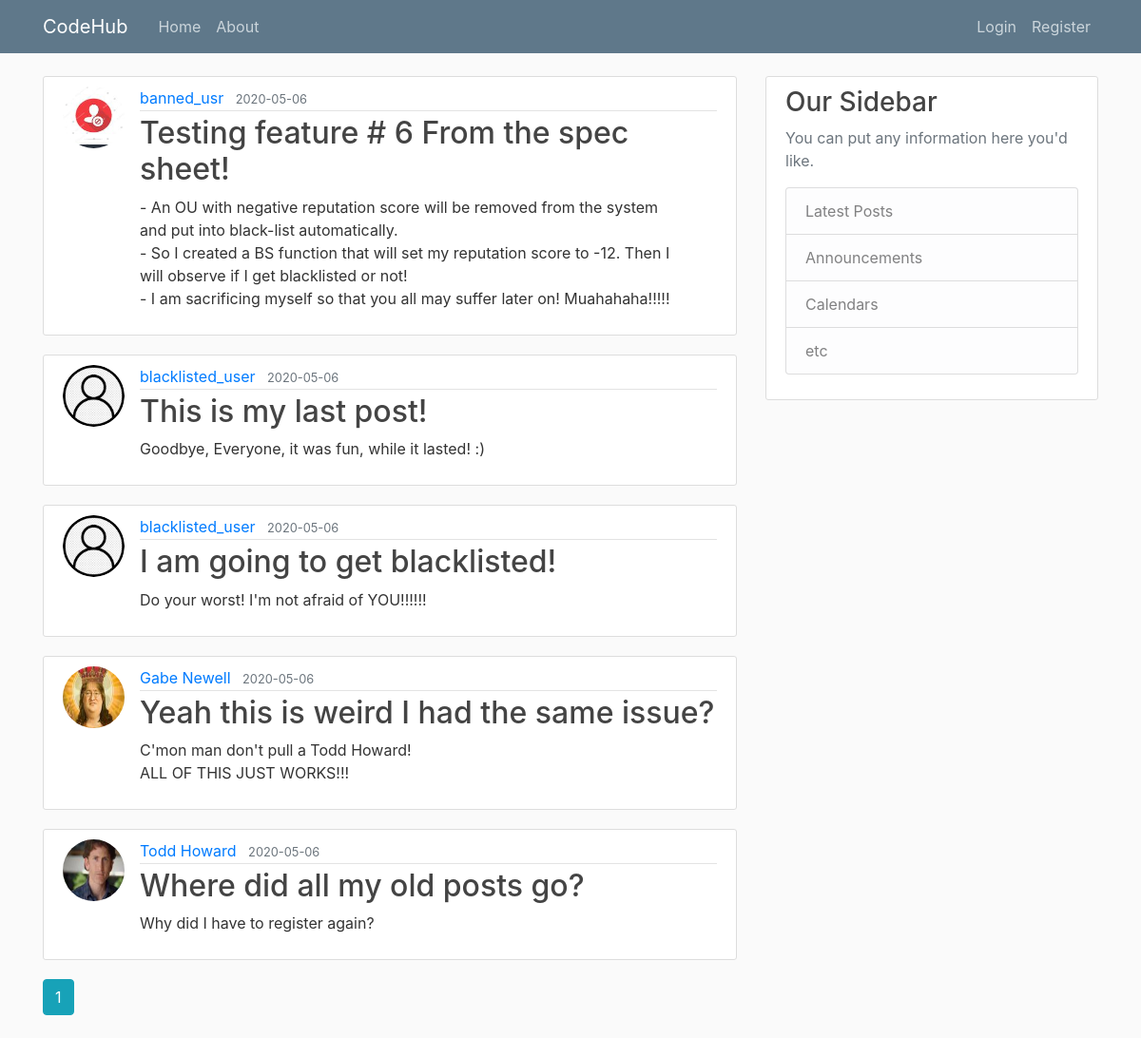
Page /home on the earlier database version.
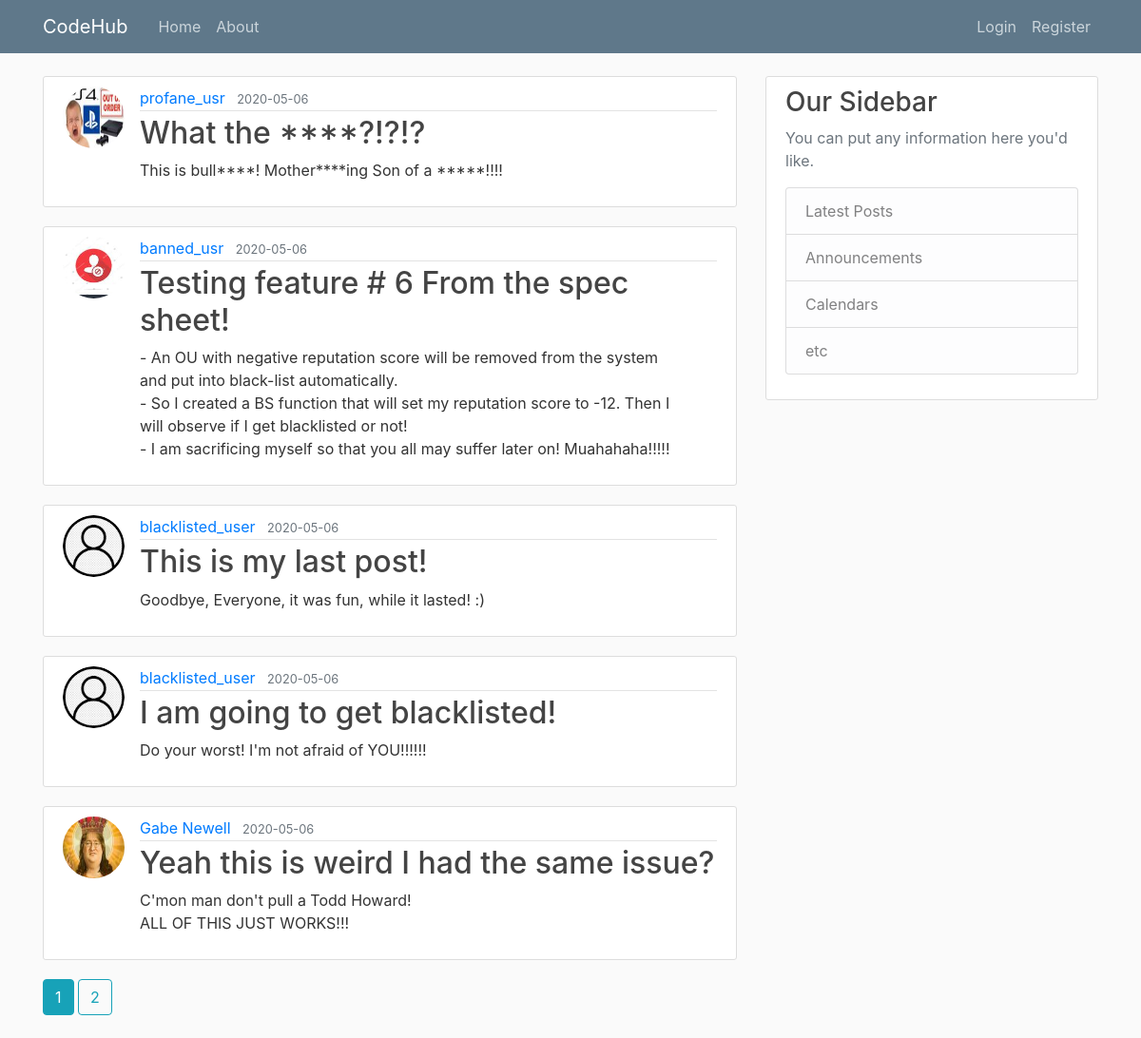
Same page on the later database version.
### app/models.py (models this page shows, shortened)
class Post(db.Model):
    id = db.Column(db.Integer, primary_key=True)                                    # Primary Key
    title = db.Column(db.String(100), nullable=False)                               # Each Post will have a title, with a max(100) characters, uniqueness does not apply, and Null is not allowed!
    date_posted = db.Column(db.DateTime, nullable=False, default=datetime.utcnow)   # Each Post will have a date_posted, with DateTime set to utcnow, current time, and Null is not allowed!
    content = db.Column(db.Text, nullable=False)                                    # Each Post will have a content with no character limit, and Null is not allowed!
    user_id = db.Column(db.Integer, db.ForeignKey('user.id'), nullable=False)       # This is using the user id as a ForeignKey, each post must have an Author, so Null is not allowed!

class User(db.Model, UserMixin):
    id = db.Column(db.Integer, primary_key=True)                                    # Primary Key
    username = db.Column(db.String(20), unique=True, nullable=False)                # Each User will have a username, with a max(20) characters, it must be unique, and Null is not allowed!
    email = db.Column(db.String(120), unique=True, nullable=False)                  # Each User will have an email, with a max(120) characters, it must be unique, and Null is not allowed!
    image_file = db.Column(db.String(20), nullable=False, default='default.jpg')    # Each User will have a defualt profile Image, so uniqueness does not apply, since Null is not allowed!
    password = db.Column(db.String(60), nullable=False)                             # Each User will have passwords, with a max(60) characters, uniqueness does not apply, and Null is not allowed!
    posts = db.relationship('Post', backref='author', lazy=True)                    # This is linked to Posts, Lazy Evaluation is set to: True
    reputation = db.Column(db.Integer, nullable=False, default=10)                  # This has a default value of 10
    chance = db.Column(db.Boolean, nullable=False, default=True)                    # This has a default value of True
    blacklisted = db.Column(db.Boolean, unique=False, default=False)                # This has a default value of False
    compliments=db.Column(db.Integer, unique=False, default=0)                      # This has a default value of 0

class VIP(User):                                # This class inherits the User Class
    def vote_Super_User(self):
        print("This is the election committee place your votes now!")

### app/main/routes.py (the view)
@main.route('/')
@main.route('/home')
def home():                                                                                                         # Testing Complete. I no longer need to use dummy data! Horray!!! :D
    page = request.args.get('page', 1, type=int)                                                                    # We request a page, the default page is 1, of type int
    posts = Post.query.order_by(Post.date_posted.desc()).paginate(page=page, per_page=5)                            # Instead of using query.all(), I've changed this to query.paginate() ...
    if (current_user.is_authenticated and current_user.reputation < 0):         # Feature # 6: From the Spec Sheet!
        blacklist(current_user)
    return render_template('home.html', posts=posts)

### app/templates/home.html
{% extends "template.html" %}
{% block content %}
    {% for post in posts.items %}
        <article class="media content-section">
            <img class="rounded-circle article-img" src="{{ url_for('static', filename='profile_images/' + post.author.image_file ) }}">
            <div class="media-body">
                <div class="article-metadata">
                    <a class="mr-2" href="{{ url_for('users.user_posts', username=post.author.username) }}">{{ post.author.username }}</a>
                    <small class="text-muted">{{ post.date_posted.strftime('%Y-%m-%d') }}</small>
                </div>
                <h2><a class="article-title" href="{{url_for('posts.post', post_id=post.id) }}">{{ post.title }}</a></h2>
                <p class="article-content">{{ post.content }}</p>
            </div>
        </article>
    {% endfor %}
    {% for page_num in posts.iter_pages(left_edge=1, right_edge=1, left_current=1, right_current=2) %}
        {% if page_num %}
            {% if posts.page == page_num %}
                <a class="btn btn-info mb-4" href="{{ url_for('main.home', page=page_num) }}">{{ page_num }}</a>
            {% else %}
                <a class="btn btn-outline-info mb-4" href="{{ url_for('main.home', page=page_num) }}">{{ page_num }}</a>
            {% endif %}
        {% else %}
            ...
        {% endif %}
    {% endfor %}
{% endblock content %}

### app/templates/template.html (shortened to what this page needs)
<!DOCTYPE html>
<html lang="en">
<head>
    <link rel="stylesheet" href="https://stackpath.bootstrapcdn.com/bootstrap/4.4.1/css/bootstrap.min.css">
    <link rel="stylesheet" href="{{ url_for('static', filename='main.css') }}">
</head>
<body>
    <header class="site-header">
        <nav class="navbar navbar-expand-md navbar-dark bg-steel fixed-top">
            <div class="container">
                <a class="navbar-brand mr-4" href="/">CodeHub</a>
                <div class="collapse navbar-collapse" id="navbarToggle">
                    <div class="navbar-nav mr-auto">
                        <a class="nav-item nav-link" href="{{ url_for('main.home') }}">Home</a>
                        <a class="nav-item nav-link" href="{{ url_for('main.about') }}">About</a>
                    </div>
                    <div class="navbar-nav">
                        {% if current_user.is_authenticated %}
                            <a class="nav-item nav-link" href="{{ url_for('posts.new_post') }}">New Post</a>
                            <a class="nav-item nav-link" href="{{ url_for('users.account') }}">Account</a>
                            <a class="nav-item nav-link" href="{{ url_for('users.logout') }}">Log out</a>
                        {% else %}
                            <a class="nav-item nav-link" href="{{ url_for('users.login') }}">Login</a>
                            <a class="nav-item nav-link" href="{{ url_for('users.register') }}">Register</a>
                        {% endif %}
                    </div>
                </div>
            </div>
        </nav>
    </header>
    <main role="main" class="container">
        <div class="row">
            <div class="col-md-8">
                {% block content %}{% endblock %}
            </div>
            <div class="col-md-4">
                <div class="content-section">
                    <h3>Our Sidebar</h3>
                    <p class='text-muted'>You can put any information here you'd like.
                        <ul class="list-group">
                            <li class="list-group-item list-group-item-light">Latest Posts</li>
                            <li class="list-group-item list-group-item-light">Announcements</li>
                            <li class="list-group-item list-group-item-light">Calendars</li>
                            <li class="list-group-item list-group-item-light">etc</li>
                        </ul>
                    </p>
                </div>
            </div>
        </div>
    </main>
</body>
</html>

### app/static/main.css (style rules this page uses)
body { background: #fafafa; color: #333333; margin-top: 5rem; }
h1, h2, h3, h4, h5, h6 { color: #444444; }
.bg-steel { background-color: #5f788a; }
.site-header .navbar-nav .nav-link { color: #cbd5db; }
.content-section { background: #ffffff; padding: 10px 20px; border: 1px solid #dddddd; border-radius: 3px; margin-bottom: 20px; }
.article-title { color: #444444; }
.article-content { white-space: pre-line; }
.article-img { height: 65px; width: 65px; margin-right: 16px; }
.article-metadata { padding-bottom: 1px; margin-bottom: 4px; border-bottom: 1px solid #e3e3e3 }

Differences in the rows shown:
no longer on this page (row unchanged): Post: image_file (picture), author.username "Todd Howard", date_posted "2020-05-06", title "Where did all my old posts go?", content "Why did I have to register again?"
added Post: image_file (picture), author.username "profane_usr", date_posted "2020-05-06", title "What the ****?!?!?", content "This is bull****! Mother****ing Son of a *****!!!!"
Other differences:
new list line: "2"
